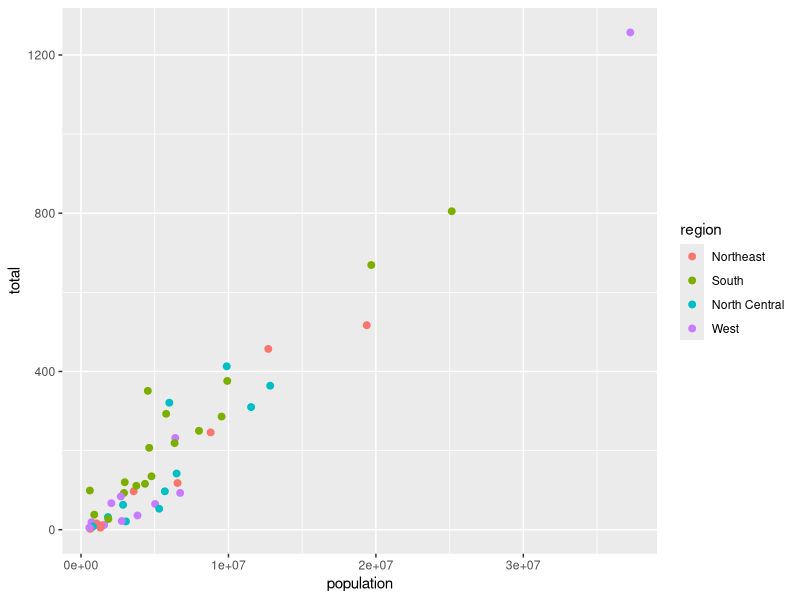

Write the R code that produced this figure.
library(dslabs)
library(tidyverse)
data(murders)

murders %>% ggplot(aes(population,total, colour = region)) +
  geom_point(size = 2)
